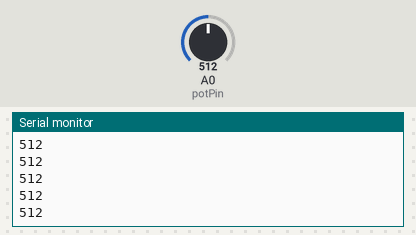
This sketch was run on a simulated Arduino Uno, built with avr-gcc and run on an emulated ATmega328P. Shown: the last lines printed to the serial monitor. The test bench sets the inputs (shaded band); at power-on: A0 (potPin) = 512.

Above: at 1.2 s.
1.3 s: A0 (potPin) set to 716
At 2.4 s:
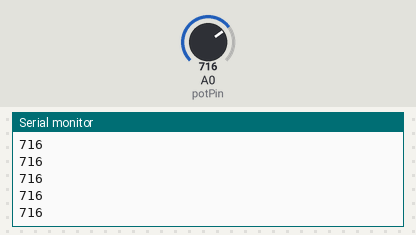
2.8 s: A0 (potPin) set to 900
At 3.4 s:
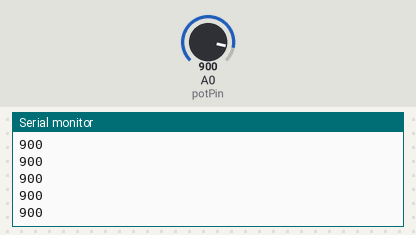
Timing chart, 0 to 5.8 s (numbered marks = the images above; inputs shaded):
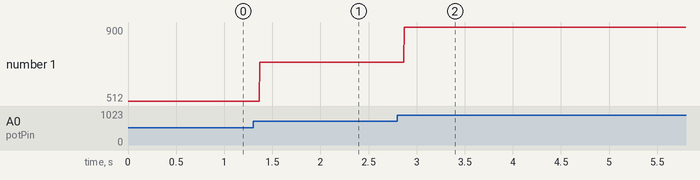

The sketch:

gram4a_Rading_from_Potentiometer_and_varying_LEDblinking_spe.ino
```cpp
/* Analog Read to Serial Monitor
 *
 * Display the data received on analog pin A0 on Srial Monitor
 */

int potPin = A0;    //input pin for the potentiometer
int val = 0;
void setup() {
  Serial.begin(9600);
}

void loop() {
  val = analogRead(potPin);    // read the value from the sensor
  Serial.println(val);         // print the values on serial monitor
}
```

Measured:
- after the input at 1.3 s, the serial monitor: prints a new line after 0.07 s (image 1)
- after the input at 2.8 s, the serial monitor: prints a new line after 0.07 s (image 2)
- plotted number 1: 512 → 716 after the input at 1.3 s, 716 → 900 after the input at 2.8 s
